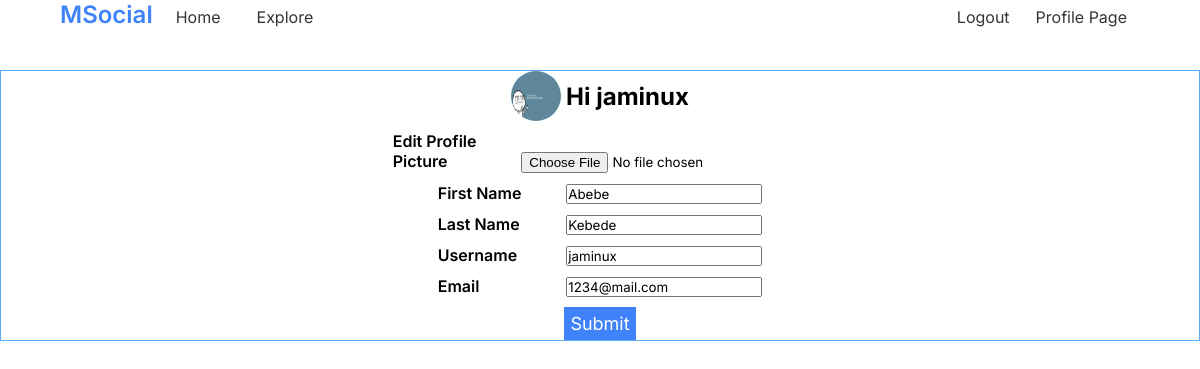
The app's page /edit_profile (signed in) with its own data.
### tables this page shows
CREATE TABLE users (
    id INTEGER PRIMARY KEY AUTOINCREMENT,
    f_name TEXT NOT NULL,
    l_name TEXT NOT NULL,
    username TEXT NOT NULL UNIQUE,
    password TEXT NOT NULL,
    email TEXT NOT NULL,
    created TIMESTAMP NOT NULL DEFAULT CURRENT_TIMESTAMP
, profile_pic TEXT DEFAULT 'files/profile-pics/default-profile-pic.jpg');

### msocial/user.py (the view, shortened to what this page needs)
@user_bp.route("/edit_profile", methods=["GET", "POST"])
@login_required
def edit_profile():
    return render_template("edit_profile.html")

### msocial/auth.py (called while the page is built)
@bp.before_app_request
def load_logged_user():
    user_id = session.get("user_id")
    if user_id:
        g.user = (
            get_db().execute("SELECT * FROM users WHERE id = ?", (user_id,)).fetchone()
        )
    else:
        g.user = None

def login_required(view):
    @functools.wraps(view)
    def check_logged_in(*args, **kwargs):
        if g.user is None:
            return redirect(url_for("auth.login"))
        else:
            return view(*args, **kwargs)
    return check_logged_in

### msocial/db.py (called while the page is built)
def get_db():
    if "db" not in g:
        g.db = sqlite3.connect(
            app.config["DATABASE"], detect_types=sqlite3.PARSE_DECLTYPES
        )
        g.db.row_factory = sqlite3.Row
    return g.db

### msocial/templates/edit_profile.html (shortened to what this page needs)
{% extends "base.html" %}
{% block head %}
  <link rel="stylesheet" href="{{ url_for('static', filename='edit_profile.css') }}">
{% endblock %}
{% block content %}
  <form method="post" enctype="multipart/form-data" action="{{ url_for('user_bp.edit_profile') }}">
    <div class="main-container">
      <form action="{{ url_for('user_bp.edit_profile') }}" method="post">
        <div class="welcome">
          <img src="{{ url_for('static', filename=g.user.profile_pic) }}" alt="">
          <h2>Hi {{ g.user.username }}</h2>
        </div>
        <div class="profile-pic">
          <label for="profile_pic">Edit Profile Picture</label>
          <input type="file" name="profile_pic" id="profile_pic" accept="image/jpg, image/png, image/jpeg" required>
        </div>
        <div class="fname">
          <label for="fname">First Name</label>
          <input type="text" name="fname" id="fname" value={{ g.user.f_name }} required>
        </div>
        <div class="lname">
          <label for="lname">Last Name</label>
          <input type="text" name="lname" id="lname" value={{ g.user.l_name }} required>
        </div>
        <div class="username">
          <label for="username">Username</label>
          <input type="text" name="username" id="username" value={{ g.user.username }} required>
        </div>
        <div class="email">
          <label for="email">Email</label>
          <input type="text" name="email" id="email" value={{g.user.email}} required>
        </div>
        <input type="submit" value="Submit">
      </form>
    </div>
  </form>
{% endblock %}

### msocial/static/base.css (style rules this page uses)
:root { --light-blue: #59adff; --dark-blue: #4082fa; --white: #fff; --green: #42b72a; --black: #000; --grey: #353535; }
* { margin: 0; box-sizing: border-box; padding: 0; }

### msocial/static/edit_profile.css (style rules this page uses)
:root { --light-blue: #59adff; --dark-blue: #4082fa; }
* { box-sizing: border-box; margin: 0; padding: 0; font-family: "Inter", sans-serif; }
.main-container { display: flex; flex-direction: column; gap: 0.625rem; align-items: center; border: 1px solid var(--light-blue); }
.main-container label { display: inline-block; width: 10vw; font-weight: 600; margin-right: 0.25rem; }
.main-container input { font-weight: 400; }
.main-container input[type="submit"] { background-color: var(--dark-blue); color: var(--white); padding: 4px; font-size: 18px; border: 2px solid var(--dark-blue); }
.welcome { display: flex; align-items: center; gap: 5px; }
.welcome img { width: 50px; height: 50px; border-radius: 50%; }

### records on screen
users: profile_pic (picture), user.username "jaminux", fname "Abebe", lname "Kebede", username "jaminux", email "1234@mail.com"
